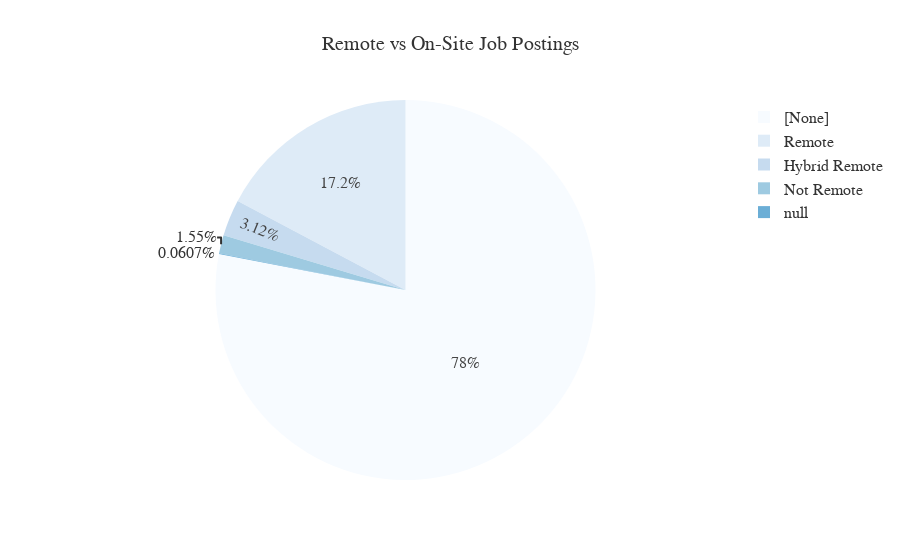

The notebook cell this image was saved under:
### Markdown cell above
# Remote vs On-Site Job Postings
- Compare the proportion of remote and on-site job postings.
- **Aggregate Data**
  - Count job postings by **remote type (`REMOTE_TYPE_NAME`)**.
- **Visualize results**
  - Create a **pie chart** where:
    - **Labels** = `REMOTE_TYPE_NAME`
    - **Values** = `Job Count`
  - Apply custom colors and font styles.
- **Explanation:** Write two sentences about what the graph reveals.
  - This graph shows the pie chart of the different types of location types that a job posting has listed (i.e. remote vs in person). It should be noted that while the majority of the listings are unclassified the majority of the ones that are labeled are remote which is surprising considering most jobs are transitioning to a hybrid/fully in-person model.

### Code cell
# Your code for 5th question here
remotetype = spark.sql("""
    SELECT REMOTE_TYPE_NAME, COUNT(*) AS remotetype
    FROM jobs
    GROUP BY REMOTE_TYPE_NAME
    ORDER BY remotetype DESC
""")

pdf5 = remotetype.toPandas()
fig5 = px.pie(pdf5, names="REMOTE_TYPE_NAME", values="remotetype", title="Remote vs On-Site Job Postings", 
              color_discrete_sequence=px.colors.sequential.Blues, template="temp")
fig5.update_layout(font_family="Cambria", title_font_size=20)
fig5.show()

### Figure 1 — Plotly figure (JSON) as saved in the notebook; plotly's stock layout.template omitted (floating-point values rounded to 4 significant figures)
{"data": [{"domain": {"x": [0, 1], "y": [0, 1]}, "hovertemplate": "REMOTE_TYPE_NAME=%{label}<br>remotetype=%{value}<extra></extra>", "labels": ["[None]", "Remote", "Hybrid Remote", "Not Remote", null], "legendgroup": "", "name": "", "showlegend": true, "type": "pie", "values": [56570, 12497, 2260, 1127, 44]}], "layout": {"font": {"family": "Cambria"}, "legend": {"tracegroupgap": 0}, "piecolorway": ["rgb(247,251,255)", "rgb(222,235,247)", "rgb(198,219,239)", "rgb(158,202,225)", "rgb(107,174,214)", "rgb(66,146,198)", "rgb(33,113,181)", "rgb(8,81,156)", "rgb(8,48,107)"], "title": {"font": {"size": 20}, "text": "Remote vs On-Site Job Postings"}}}
